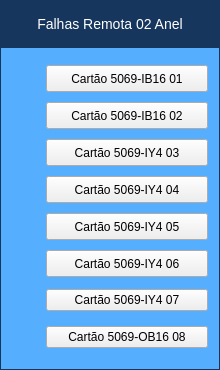
<?xml version="1.0" encoding="UTF-8"?>
<ui version="4.0">
 <class>Form</class>
 <widget class="QWidget" name="Form">
  <property name="geometry">
   <rect>
    <x>0</x>
    <y>0</y>
    <width>220</width>
    <height>370</height>
   </rect>
  </property>
  <property name="minimumSize">
   <size>
    <width>220</width>
    <height>370</height>
   </size>
  </property>
  <property name="maximumSize">
   <size>
    <width>220</width>
    <height>370</height>
   </size>
  </property>
  <property name="windowTitle">
   <string>Remota 02</string>
  </property>
  <layout class="QVBoxLayout" name="verticalLayout">
   <property name="spacing">
    <number>0</number>
   </property>
   <property name="leftMargin">
    <number>0</number>
   </property>
   <property name="topMargin">
    <number>0</number>
   </property>
   <property name="rightMargin">
    <number>0</number>
   </property>
   <property name="bottomMargin">
    <number>0</number>
   </property>
   <item>
    <layout class="QVBoxLayout" name="verticalLayout_2">
     <property name="spacing">
      <number>0</number>
     </property>
     <item>
      <widget class="PyDMLabel" name="Label_Titulo">
       <property name="font">
        <font>
         <pointsize>-1</pointsize>
        </font>
       </property>
       <property name="toolTip">
        <string/>
       </property>
       <property name="styleSheet">
        <string notr="true">QLabel#Label_Titulo {
 qproperty-alignment: AlignCenter;
 border: 1px solid #FF17365D;
 background-color: #FF17365D;
 color: rgb(255, 255, 255);
 min-height: 45px;
 max-height: 45px;
 font-size: 14px;
}
</string>
       </property>
       <property name="text">
        <string>Falhas Remota 02 Anel</string>
       </property>
       <property name="alignment">
        <set>Qt::AlignCenter</set>
       </property>
      </widget>
     </item>
     <item>
      <widget class="QFrame" name="frame">
       <property name="styleSheet">
        <string notr="true">QFrame#frame{
     border: 1px solid #FF17365D;
	 background-color: #56aeff;
}

PyDMByteIndicator {
  min-height: 1.50em;
  max-height: 1.50em;
  min-width: 1.50em;
}

PyDMRelatedDisplayButton{
  min-height: 25px;
  max-height: 25px;
  min-width: 160px;
  max-width: 160px;
}</string>
       </property>
       <property name="frameShape">
        <enum>QFrame::StyledPanel</enum>
       </property>
       <property name="frameShadow">
        <enum>QFrame::Raised</enum>
       </property>
       <layout class="QVBoxLayout" name="verticalLayout_3">
        <property name="spacing">
         <number>0</number>
        </property>
        <property name="leftMargin">
         <number>0</number>
        </property>
        <property name="topMargin">
         <number>0</number>
        </property>
        <property name="rightMargin">
         <number>0</number>
        </property>
        <property name="bottomMargin">
         <number>0</number>
        </property>
        <item>
         <layout class="QGridLayout" name="gridLayout">
          <property name="leftMargin">
           <number>5</number>
          </property>
          <property name="topMargin">
           <number>5</number>
          </property>
          <property name="rightMargin">
           <number>5</number>
          </property>
          <property name="bottomMargin">
           <number>5</number>
          </property>
          <property name="verticalSpacing">
           <number>10</number>
          </property>
          <item row="1" column="0">
           <widget class="PyDMByteIndicator" name="PyDMByteIndicator_5">
            <property name="sizePolicy">
             <sizepolicy hsizetype="Fixed" vsizetype="Fixed">
              <horstretch>0</horstretch>
              <verstretch>0</verstretch>
             </sizepolicy>
            </property>
            <property name="minimumSize">
             <size>
              <width>27</width>
              <height>27</height>
             </size>
            </property>
            <property name="maximumSize">
             <size>
              <width>30</width>
              <height>27</height>
             </size>
            </property>
            <property name="toolTip">
             <string/>
            </property>
            <property name="channel" stdset="0">
             <string>ca://RA-RaSIA02:RF-IntlkComp-2:IB1602Fault-Mon.VAL</string>
            </property>
            <property name="onColor" stdset="0">
             <color>
              <red>255</red>
              <green>0</green>
              <blue>0</blue>
             </color>
            </property>
            <property name="offColor" stdset="0">
             <color>
              <red>0</red>
              <green>255</green>
              <blue>0</blue>
             </color>
            </property>
            <property name="showLabels" stdset="0">
             <bool>false</bool>
            </property>
            <property name="circles" stdset="0">
             <bool>true</bool>
            </property>
           </widget>
          </item>
          <item row="2" column="1">
           <widget class="PyDMRelatedDisplayButton" name="PyDMRelatedDisplayButton_5">
            <property name="sizePolicy">
             <sizepolicy hsizetype="Fixed" vsizetype="Fixed">
              <horstretch>0</horstretch>
              <verstretch>0</verstretch>
             </sizepolicy>
            </property>
            <property name="minimumSize">
             <size>
              <width>162</width>
              <height>27</height>
             </size>
            </property>
            <property name="maximumSize">
             <size>
              <width>162</width>
              <height>27</height>
             </size>
            </property>
            <property name="cursor">
             <cursorShape>ArrowCursor</cursorShape>
            </property>
            <property name="toolTip">
             <string/>
            </property>
            <property name="text">
             <string>Cartão 5069-IY4 03</string>
            </property>
            <property name="filenames" stdset="0">
             <stringlist>
              <string>falhas_cartao03_remota02.ui</string>
             </stringlist>
            </property>
            <property name="showIcon" stdset="0">
             <bool>false</bool>
            </property>
            <property name="openInNewWindow" stdset="0">
             <bool>true</bool>
            </property>
           </widget>
          </item>
          <item row="3" column="1">
           <widget class="PyDMRelatedDisplayButton" name="PyDMRelatedDisplayButton_6">
            <property name="minimumSize">
             <size>
              <width>162</width>
              <height>27</height>
             </size>
            </property>
            <property name="maximumSize">
             <size>
              <width>162</width>
              <height>27</height>
             </size>
            </property>
            <property name="cursor">
             <cursorShape>ArrowCursor</cursorShape>
            </property>
            <property name="toolTip">
             <string/>
            </property>
            <property name="text">
             <string>Cartão 5069-IY4 04</string>
            </property>
            <property name="filenames" stdset="0">
             <stringlist>
              <string>falhas_cartao04_remota02.ui</string>
             </stringlist>
            </property>
            <property name="showIcon" stdset="0">
             <bool>false</bool>
            </property>
            <property name="openInNewWindow" stdset="0">
             <bool>true</bool>
            </property>
           </widget>
          </item>
          <item row="6" column="1">
           <widget class="PyDMRelatedDisplayButton" name="PyDMRelatedDisplayButton">
            <property name="cursor">
             <cursorShape>ArrowCursor</cursorShape>
            </property>
            <property name="toolTip">
             <string/>
            </property>
            <property name="text">
             <string>Cartão 5069-IY4 07</string>
            </property>
            <property name="filenames" stdset="0">
             <stringlist>
              <string>falhas_cartao07_remota02.ui</string>
             </stringlist>
            </property>
            <property name="showIcon" stdset="0">
             <bool>false</bool>
            </property>
            <property name="openInNewWindow" stdset="0">
             <bool>true</bool>
            </property>
           </widget>
          </item>
          <item row="5" column="1">
           <widget class="PyDMRelatedDisplayButton" name="PyDMRelatedDisplayButton_8">
            <property name="minimumSize">
             <size>
              <width>162</width>
              <height>27</height>
             </size>
            </property>
            <property name="maximumSize">
             <size>
              <width>162</width>
              <height>27</height>
             </size>
            </property>
            <property name="cursor">
             <cursorShape>ArrowCursor</cursorShape>
            </property>
            <property name="toolTip">
             <string/>
            </property>
            <property name="text">
             <string>Cartão 5069-IY4 06</string>
            </property>
            <property name="filenames" stdset="0">
             <stringlist>
              <string>falhas_cartao06_remota02.ui</string>
             </stringlist>
            </property>
            <property name="showIcon" stdset="0">
             <bool>false</bool>
            </property>
            <property name="openInNewWindow" stdset="0">
             <bool>true</bool>
            </property>
           </widget>
          </item>
          <item row="4" column="0">
           <widget class="PyDMByteIndicator" name="PyDMByteIndicator_8">
            <property name="sizePolicy">
             <sizepolicy hsizetype="Fixed" vsizetype="Fixed">
              <horstretch>0</horstretch>
              <verstretch>0</verstretch>
             </sizepolicy>
            </property>
            <property name="minimumSize">
             <size>
              <width>27</width>
              <height>27</height>
             </size>
            </property>
            <property name="maximumSize">
             <size>
              <width>30</width>
              <height>27</height>
             </size>
            </property>
            <property name="toolTip">
             <string/>
            </property>
            <property name="channel" stdset="0">
             <string>ca://RA-RaSIA02:RF-IntlkComp-2:IY405Fault-Mon.VAL</string>
            </property>
            <property name="onColor" stdset="0">
             <color>
              <red>255</red>
              <green>0</green>
              <blue>0</blue>
             </color>
            </property>
            <property name="offColor" stdset="0">
             <color>
              <red>0</red>
              <green>255</green>
              <blue>0</blue>
             </color>
            </property>
            <property name="showLabels" stdset="0">
             <bool>false</bool>
            </property>
            <property name="circles" stdset="0">
             <bool>true</bool>
            </property>
           </widget>
          </item>
          <item row="4" column="1">
           <widget class="PyDMRelatedDisplayButton" name="PyDMRelatedDisplayButton_7">
            <property name="minimumSize">
             <size>
              <width>162</width>
              <height>27</height>
             </size>
            </property>
            <property name="maximumSize">
             <size>
              <width>162</width>
              <height>27</height>
             </size>
            </property>
            <property name="cursor">
             <cursorShape>ArrowCursor</cursorShape>
            </property>
            <property name="toolTip">
             <string/>
            </property>
            <property name="text">
             <string>Cartão 5069-IY4 05</string>
            </property>
            <property name="filenames" stdset="0">
             <stringlist>
              <string>falhas_cartao05_remota02.ui</string>
             </stringlist>
            </property>
            <property name="showIcon" stdset="0">
             <bool>false</bool>
            </property>
            <property name="openInNewWindow" stdset="0">
             <bool>true</bool>
            </property>
            <property name="passwordProtected" stdset="0">
             <bool>false</bool>
            </property>
           </widget>
          </item>
          <item row="2" column="0">
           <widget class="PyDMByteIndicator" name="PyDMByteIndicator_6">
            <property name="sizePolicy">
             <sizepolicy hsizetype="Fixed" vsizetype="Fixed">
              <horstretch>0</horstretch>
              <verstretch>0</verstretch>
             </sizepolicy>
            </property>
            <property name="minimumSize">
             <size>
              <width>27</width>
              <height>27</height>
             </size>
            </property>
            <property name="maximumSize">
             <size>
              <width>30</width>
              <height>27</height>
             </size>
            </property>
            <property name="toolTip">
             <string/>
            </property>
            <property name="channel" stdset="0">
             <string>ca://RA-RaSIA02:RF-IntlkComp-2:IY403Fault-Mon.VAL</string>
            </property>
            <property name="onColor" stdset="0">
             <color>
              <red>255</red>
              <green>0</green>
              <blue>0</blue>
             </color>
            </property>
            <property name="offColor" stdset="0">
             <color>
              <red>0</red>
              <green>255</green>
              <blue>0</blue>
             </color>
            </property>
            <property name="showLabels" stdset="0">
             <bool>false</bool>
            </property>
            <property name="circles" stdset="0">
             <bool>true</bool>
            </property>
           </widget>
          </item>
          <item row="1" column="1">
           <widget class="PyDMRelatedDisplayButton" name="PyDMRelatedDisplayButton_4">
            <property name="minimumSize">
             <size>
              <width>162</width>
              <height>27</height>
             </size>
            </property>
            <property name="maximumSize">
             <size>
              <width>162</width>
              <height>27</height>
             </size>
            </property>
            <property name="cursor">
             <cursorShape>ArrowCursor</cursorShape>
            </property>
            <property name="toolTip">
             <string/>
            </property>
            <property name="text">
             <string>Cartão 5069-IB16 02</string>
            </property>
            <property name="filenames" stdset="0">
             <stringlist>
              <string>falhas_cartao02_remota02.ui</string>
             </stringlist>
            </property>
            <property name="showIcon" stdset="0">
             <bool>false</bool>
            </property>
            <property name="openInNewWindow" stdset="0">
             <bool>true</bool>
            </property>
           </widget>
          </item>
          <item row="3" column="0">
           <widget class="PyDMByteIndicator" name="PyDMByteIndicator_7">
            <property name="sizePolicy">
             <sizepolicy hsizetype="Fixed" vsizetype="Fixed">
              <horstretch>0</horstretch>
              <verstretch>0</verstretch>
             </sizepolicy>
            </property>
            <property name="minimumSize">
             <size>
              <width>27</width>
              <height>27</height>
             </size>
            </property>
            <property name="maximumSize">
             <size>
              <width>30</width>
              <height>27</height>
             </size>
            </property>
            <property name="toolTip">
             <string/>
            </property>
            <property name="channel" stdset="0">
             <string>ca://RA-RaSIA02:RF-IntlkComp-2:IY404Fault-Mon.VAL</string>
            </property>
            <property name="onColor" stdset="0">
             <color>
              <red>255</red>
              <green>0</green>
              <blue>0</blue>
             </color>
            </property>
            <property name="offColor" stdset="0">
             <color>
              <red>0</red>
              <green>255</green>
              <blue>0</blue>
             </color>
            </property>
            <property name="showLabels" stdset="0">
             <bool>false</bool>
            </property>
            <property name="circles" stdset="0">
             <bool>true</bool>
            </property>
           </widget>
          </item>
          <item row="0" column="0">
           <widget class="PyDMByteIndicator" name="PyDMByteIndicator_4">
            <property name="sizePolicy">
             <sizepolicy hsizetype="Fixed" vsizetype="Fixed">
              <horstretch>0</horstretch>
              <verstretch>0</verstretch>
             </sizepolicy>
            </property>
            <property name="minimumSize">
             <size>
              <width>27</width>
              <height>27</height>
             </size>
            </property>
            <property name="maximumSize">
             <size>
              <width>30</width>
              <height>27</height>
             </size>
            </property>
            <property name="toolTip">
             <string/>
            </property>
            <property name="channel" stdset="0">
             <string>ca://RA-RaSIA02:RF-IntlkComp-2:IB1601Fault-Mon.VAL</string>
            </property>
            <property name="onColor" stdset="0">
             <color>
              <red>255</red>
              <green>0</green>
              <blue>0</blue>
             </color>
            </property>
            <property name="offColor" stdset="0">
             <color>
              <red>0</red>
              <green>255</green>
              <blue>0</blue>
             </color>
            </property>
            <property name="showLabels" stdset="0">
             <bool>false</bool>
            </property>
            <property name="circles" stdset="0">
             <bool>true</bool>
            </property>
           </widget>
          </item>
          <item row="5" column="0">
           <widget class="PyDMByteIndicator" name="PyDMByteIndicator_9">
            <property name="sizePolicy">
             <sizepolicy hsizetype="Fixed" vsizetype="Fixed">
              <horstretch>0</horstretch>
              <verstretch>0</verstretch>
             </sizepolicy>
            </property>
            <property name="minimumSize">
             <size>
              <width>27</width>
              <height>27</height>
             </size>
            </property>
            <property name="maximumSize">
             <size>
              <width>30</width>
              <height>27</height>
             </size>
            </property>
            <property name="toolTip">
             <string/>
            </property>
            <property name="channel" stdset="0">
             <string>ca://RA-RaSIA02:RF-IntlkComp-2:IY406Fault-Mon.VAL</string>
            </property>
            <property name="onColor" stdset="0">
             <color>
              <red>255</red>
              <green>0</green>
              <blue>0</blue>
             </color>
            </property>
            <property name="offColor" stdset="0">
             <color>
              <red>0</red>
              <green>255</green>
              <blue>0</blue>
             </color>
            </property>
            <property name="showLabels" stdset="0">
             <bool>false</bool>
            </property>
            <property name="circles" stdset="0">
             <bool>true</bool>
            </property>
           </widget>
          </item>
          <item row="6" column="0">
           <widget class="PyDMByteIndicator" name="PyDMByteIndicator">
            <property name="minimumSize">
             <size>
              <width>27</width>
              <height>27</height>
             </size>
            </property>
            <property name="maximumSize">
             <size>
              <width>30</width>
              <height>27</height>
             </size>
            </property>
            <property name="toolTip">
             <string/>
            </property>
            <property name="channel" stdset="0">
             <string>ca://RA-RaSIA02:RF-IntlkComp-2:IY407Fault-Mon.VAL</string>
            </property>
            <property name="onColor" stdset="0">
             <color>
              <red>255</red>
              <green>0</green>
              <blue>0</blue>
             </color>
            </property>
            <property name="offColor" stdset="0">
             <color>
              <red>0</red>
              <green>255</green>
              <blue>0</blue>
             </color>
            </property>
            <property name="showLabels" stdset="0">
             <bool>false</bool>
            </property>
            <property name="circles" stdset="0">
             <bool>true</bool>
            </property>
           </widget>
          </item>
          <item row="0" column="1">
           <widget class="PyDMRelatedDisplayButton" name="PyDMRelatedDisplayButton_3">
            <property name="sizePolicy">
             <sizepolicy hsizetype="Minimum" vsizetype="Fixed">
              <horstretch>190</horstretch>
              <verstretch>25</verstretch>
             </sizepolicy>
            </property>
            <property name="minimumSize">
             <size>
              <width>162</width>
              <height>27</height>
             </size>
            </property>
            <property name="maximumSize">
             <size>
              <width>162</width>
              <height>27</height>
             </size>
            </property>
            <property name="cursor">
             <cursorShape>ArrowCursor</cursorShape>
            </property>
            <property name="toolTip">
             <string/>
            </property>
            <property name="text">
             <string>Cartão 5069-IB16 01</string>
            </property>
            <property name="filenames" stdset="0">
             <stringlist>
              <string>falhas_cartao01_remota02.ui</string>
             </stringlist>
            </property>
            <property name="showIcon" stdset="0">
             <bool>false</bool>
            </property>
            <property name="openInNewWindow" stdset="0">
             <bool>true</bool>
            </property>
           </widget>
          </item>
          <item row="7" column="1">
           <widget class="PyDMRelatedDisplayButton" name="PyDMRelatedDisplayButton_2">
            <property name="cursor">
             <cursorShape>ArrowCursor</cursorShape>
            </property>
            <property name="toolTip">
             <string/>
            </property>
            <property name="text">
             <string>Cartão 5069-OB16 08</string>
            </property>
            <property name="filenames" stdset="0">
             <stringlist>
              <string>falhas_cartao08_remota02.ui</string>
             </stringlist>
            </property>
            <property name="showIcon" stdset="0">
             <bool>false</bool>
            </property>
            <property name="openInNewWindow" stdset="0">
             <bool>true</bool>
            </property>
           </widget>
          </item>
          <item row="7" column="0">
           <widget class="PyDMByteIndicator" name="PyDMByteIndicator_2">
            <property name="minimumSize">
             <size>
              <width>27</width>
              <height>27</height>
             </size>
            </property>
            <property name="maximumSize">
             <size>
              <width>30</width>
              <height>27</height>
             </size>
            </property>
            <property name="toolTip">
             <string/>
            </property>
            <property name="channel" stdset="0">
             <string>ca://RA-RaSIA02:RF-IntlkComp-2:OB1608Fault-Mon.VAL </string>
            </property>
            <property name="onColor" stdset="0">
             <color>
              <red>255</red>
              <green>0</green>
              <blue>0</blue>
             </color>
            </property>
            <property name="offColor" stdset="0">
             <color>
              <red>0</red>
              <green>255</green>
              <blue>0</blue>
             </color>
            </property>
            <property name="showLabels" stdset="0">
             <bool>false</bool>
            </property>
            <property name="circles" stdset="0">
             <bool>true</bool>
            </property>
           </widget>
          </item>
         </layout>
        </item>
       </layout>
      </widget>
     </item>
    </layout>
   </item>
  </layout>
 </widget>
 <customwidgets>
  <customwidget>
   <class>PyDMLabel</class>
   <extends>QLabel</extends>
   <header>pydm.widgets.label</header>
  </customwidget>
  <customwidget>
   <class>PyDMByteIndicator</class>
   <extends>QWidget</extends>
   <header>pydm.widgets.byte</header>
  </customwidget>
  <customwidget>
   <class>PyDMRelatedDisplayButton</class>
   <extends>QPushButton</extends>
   <header>pydm.widgets.related_display_button</header>
  </customwidget>
 </customwidgets>
 <resources/>
 <connections/>
</ui>
